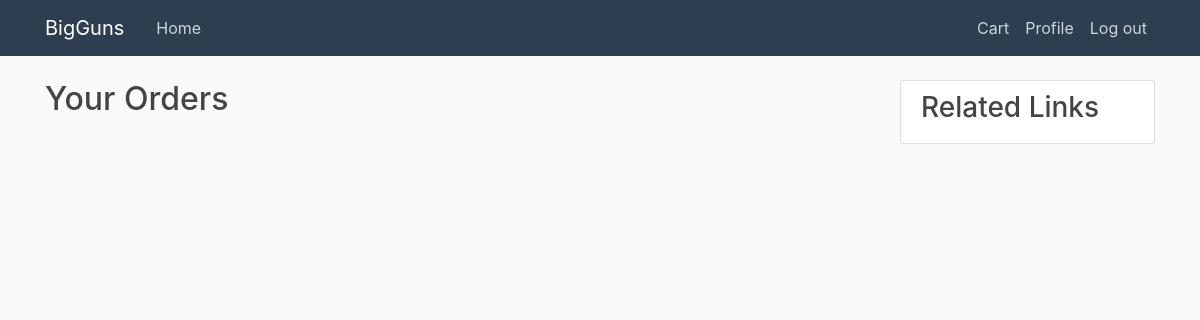
The app's page /orders/ (signed in), older data.
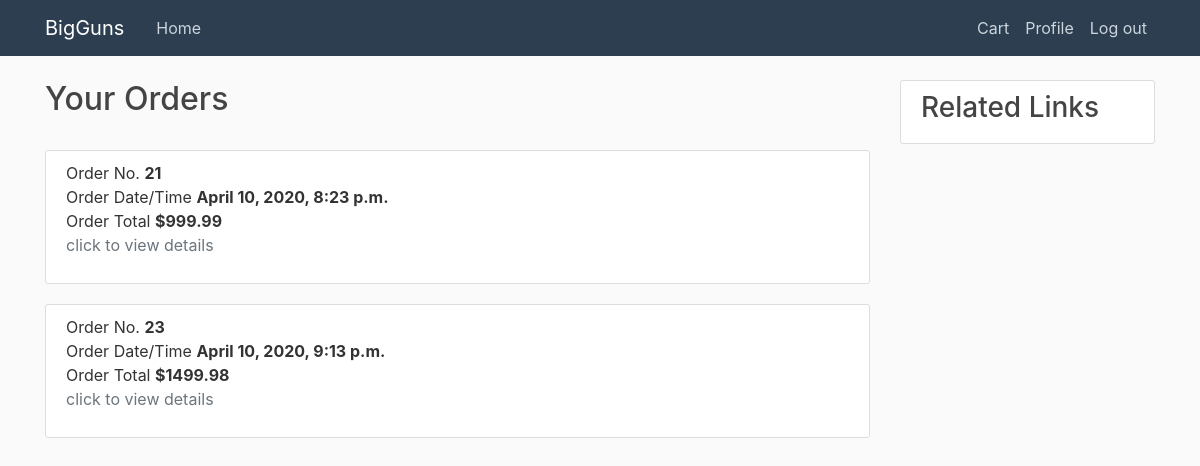
The same page, newer data.
### cart/models.py (models this page shows, shortened)
class Order(models.Model):
    orderitems  = models.ManyToManyField(Cart)
    user = models.ForeignKey(User, on_delete=models.CASCADE)
    ordered = models.BooleanField(default=False)
    created = models.DateTimeField(auto_now_add=True)
    ordered_date = models.DateTimeField(null=True)
    address = models.TextField(null=True)
    city = models.CharField(max_length=50, null=True)
    postal_code = models.IntegerField(null=True)
    def get_totals_purchased(self):
        total = 0
        for order_item in self.orderitems.filter(purchased=True).all():
            total += order_item.get_total()
        return total

class Cart(models.Model):
    user = models.ForeignKey(User, on_delete=models.CASCADE)
    item = models.ForeignKey(Product, on_delete=models.CASCADE)
    quantity = models.IntegerField(default=1)
    created = models.DateTimeField(auto_now_add=True)
    purchased = models.BooleanField(default=False)
    def get_total(self):
        total = self.item.price * self.quantity
        floattotal = float("{0:.2f}".format(total))
        return floattotal

### products/models.py (models this page shows, shortened)
class Product(models.Model):
    title = models.CharField(max_length=100)
    type = models.CharField(max_length=50)
    description = models.TextField()
    date_posted = models.DateTimeField(default= timezone.now)
    price = models.FloatField()
    stock = models.IntegerField()
    image = models.ImageField(default ='default.jpg', upload_to='product_pics')
    manufacturer = models.CharField(max_length=100)

### cart/views.py (the view)
# urls.py: path('orders/',cart_views.orders , name='orders'),
@login_required
def orders(request):
    context = {
        'orders': Order.objects.filter(user=request.user, ordered=True).all()
    }
    return render(request, 'cart/orders.html', context)

### cart/templates/cart/orders.html
{% extends 'products/base-template.html' %}
{% block content %}
<h2>Your Orders</h2><br>
{% for order in orders %}
    <a href="{% url 'order-details' order.id %}" style="text-decoration: none; color: #333;">
        <article class="media content-section">
           <p>Order No. <strong>{{order.id}}</strong> <br>Order Date/Time <strong>{{order.ordered_date}}</strong><br>Order Total <strong>${{ order.get_totals_purchased| floatformat:2 }}</strong><br><span class="text-muted">click to view details</span></p>
        </article>
    </a>
    {% endfor %}
{% endblock %}

Row changes from the older to the newer data that the page shows:
now on this page (row edited): Order: id "21", ordered_date "April 10, 2020, 8:23 p.m.", get_totals_purchased "999.99"
added Order: id "23", ordered_date "April 10, 2020, 9:13 p.m.", get_totals_purchased "1499.98"
